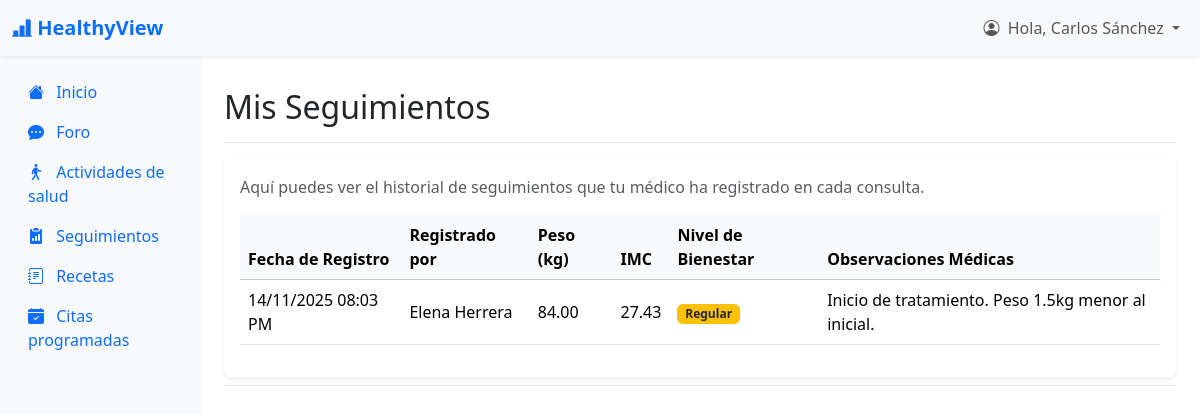
Page /HealthyView/HealthyView/index.php?action=verSeguimientos (signed in) on the committed database.
### tables this page shows
CREATE TABLE seguimiento (
    idSeguimiento INT AUTO_INCREMENT PRIMARY KEY,
    idPaciente INT NOT NULL,
    idMedico INT NULL,
    fechaRegistro DATETIME DEFAULT CURRENT_TIMESTAMP,
    peso DECIMAL(5,2),
    imc DECIMAL(5,2),
    nivelBienestar ENUM('Excelente','Bueno','Regular','Malo') DEFAULT 'Regular',
    observaciones TEXT,
    FOREIGN KEY (idPaciente) REFERENCES paciente(idPaciente) ON DELETE RESTRICT ON UPDATE CASCADE,
    FOREIGN KEY (idMedico) REFERENCES medico(idMedico) ON DELETE SET NULL ON UPDATE CASCADE
);

### HealthyView/HealthyView/app/controllers/PacienteController.php (called while the page is built, shortened)
<?php
include_once "app/models/PacienteModel.php";
class PacienteController {
    private $model;
    public function __construct($connection) {
        $this->model = new PacienteModel($connection);
    }
    public function verSeguimientos() {
        $idPaciente = $_SESSION['usuario_id'];
        $historialSeguimiento = $this->model->getSeguimientosPaciente($idPaciente);
        include_once 'app/views/paciente/layout_paciente.php';
    }
}
?>

### HealthyView/HealthyView/app/models/PacienteModel.php (called while the page is built, shortened)
<?php
class PacienteModel {
    private $connection;
    public function __construct($connection) {
        $this->connection = $connection;
    }
    public function getSeguimientosPaciente($idPaciente) {
        $sql = "SELECT
                    s.fechaRegistro,
                    s.peso,
                    s.imc,
                    s.nivelBienestar,
                    s.observaciones,
                    CONCAT(m.nombre, ' ', m.apellidoPaterno) as medicoNombre
                FROM seguimiento s
                LEFT JOIN medico m ON s.idMedico = m.idMedico
                WHERE s.idPaciente = ?
                ORDER BY s.fechaRegistro DESC";
        try {
            $statement = $this->connection->prepare($sql);
            $statement->bind_param("i", $idPaciente);
            $statement->execute();
            $result = $statement->get_result();
            return $result->fetch_all(MYSQLI_ASSOC);
        } catch (mysqli_sql_exception $e) {
            return [];
        }
    }
}
?>

### HealthyView/HealthyView/app/views/paciente/view_paciente_seguimientos.php (the view, shortened to what this page needs)
<div class="d-flex justify-content-between flex-wrap flex-md-nowrap align-items-center pt-3 pb-2 mb-3 border-bottom">
    <h1 class="h2">Mis Seguimientos</h1>
</div>
<div class="card border-0 shadow-sm">
    <div class="card-body">
        <p class="card-text text-muted">Aquí puedes ver el historial de seguimientos que tu médico ha registrado en cada consulta.</p>
        <div class="table-responsive mt-3">
            <table class="table table-hover align-middle">
                <thead class="table-light">
                    <tr>
                        <th scope="col">Fecha de Registro</th>
                        <th scope="col">Registrado por</th>
                        <th scope="col">Peso (kg)</th>
                        <th scope="col">IMC</th>
                        <th scope="col">Nivel de Bienestar</th>
                        <th scope="col">Observaciones Médicas</th>
                    </tr>
                </thead>
                <tbody>
                    <?php if (empty($historialSeguimiento)): ?>
                        <tr>
                            <td colspan="6" class="text-center text-muted">Aún no tienes seguimientos registrados.</td>
                        </tr>
                    <?php else: ?>
                        <?php foreach ($historialSeguimiento as $seguimiento): ?>
                            <tr>
                                <td><?php echo htmlspecialchars(date("d/m/Y h:i A", strtotime($seguimiento['fechaRegistro']))); ?></td>
                                <td><?php echo htmlspecialchars($seguimiento['medicoNombre'] ?? 'N/A'); ?></td>
                                <td><?php echo htmlspecialchars($seguimiento['peso']); ?></td>
                                <td><?php echo ($seguimiento['imc']) ? number_format($seguimiento['imc'], 2) : 'N/A'; ?></td>
                                <td>
                                    <?php
                                        $bienestar = htmlspecialchars($seguimiento['nivelBienestar']);
                                        $badgeClass = 'bg-secondary';
                                        if ($bienestar == 'Regular') $badgeClass = 'bg-warning text-dark';
                                    ?>
                                    <span class="badge <?php echo $badgeClass; ?>"><?php echo $bienestar; ?></span>
                                </td>
                                <td><?php echo htmlspecialchars($seguimiento['observaciones'] ?? 'Sin observaciones.'); ?></td>
                            </tr>
                        <?php endforeach; ?>
                    <?php endif; ?>
                </tbody>
            </table>
        </div>
    </div>
</div>

### rows in the picture
seguimiento: fechaRegistro "14/11/2025 08:03 PM", medicoNombre "Elena Herrera", peso "84.00", imc "27.43", nivelBienestar "Regular", observaciones "Inicio de tratamiento. Peso 1.5kg menor al inicial."

### other values in the picture
$_SESSION['usuario_nombre'] "Carlos Sánchez"
